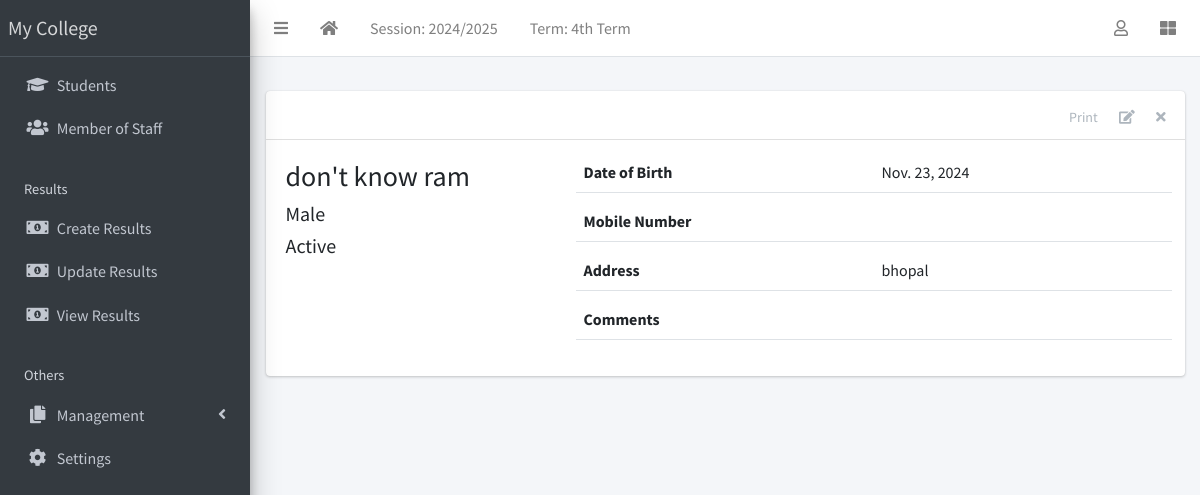
The app's page /staff/2/ with its own data.
### apps/corecode/models.py (models this page shows, shortened)
class AcademicSession(models.Model):
    name = models.CharField(max_length=200, unique=True)
    current = models.BooleanField(default=True)
    class Meta:
        ordering = ["-name"]

class AcademicTerm(models.Model):
    name = models.CharField(max_length=20, unique=True)
    current = models.BooleanField(default=True)
    class Meta:
        ordering = ["name"]

### apps/staffs/models.py (models this page shows, shortened)
class Staff(models.Model):
    STATUS = [("active", "Active"), ("inactive", "Inactive")]
    GENDER = [("male", "Male"), ("female", "Female")]
    current_status = models.CharField(max_length=10, choices=STATUS, default="active")
    surname = models.CharField(max_length=200)
    firstname = models.CharField(max_length=200)
    other_name = models.CharField(max_length=200, blank=True)
    gender = models.CharField(max_length=10, choices=GENDER, default="male")
    date_of_birth = models.DateField(default=timezone.now)
    date_of_admission = models.DateField(default=timezone.now)
    mobile_num_regex = RegexValidator(
        regex="^[0-9]{10,15}$", message="Entered mobile number isn't in a right format!"
    )
    mobile_number = models.CharField(
        validators=[mobile_num_regex], max_length=13, blank=True
    )
    address = models.TextField(blank=True)
    others = models.TextField(blank=True)
    def __str__(self):
        return f"{self.surname} {self.firstname} {self.other_name}"

### apps/staffs/views.py (the view)
# urls.py: path("<int:pk>/", StaffDetailView.as_view(), name="staff-detail"),
class StaffDetailView(DetailView):
    model = Staff
    template_name = "staffs/staff_detail.html"

### apps/corecode/context_processors.py (called while the page is built)
def site_defaults(request):
    current_session = AcademicSession.objects.get(current=True)
    current_term = AcademicTerm.objects.get(current=True)
    vals = SiteConfig.objects.all()
    contexts = {
        "current_session": current_session.name,
        "current_term": current_term.name,
    }
    for val in vals:
        contexts[val.key] = val.value
    return contexts

### apps/staffs/templates/staffs/staff_detail.html (shortened to what this page needs)
{% extends 'base.html' %}
{% block content-header %}
<div class="card-header">
  <div class="card-tools">
    <a href="#" class="btn btn-tool">Print</a>
    <a href="{% url 'staff-update' object.id %}" class="btn btn-tool">
      <i class="fas fa-edit"></i>
    </a>
    <a href="{% url 'staff-delete' object.id %}" class="btn btn-tool">
      <i class="fas fa-times"></i>
    </a>
  </div>
</div>
{% endblock content-header %}
{% block content %}
    <div class="row">
      <div class="col-sm-4">
        <div>
          <h3>{{ object }} </h3>
          <h5>{{ object.get_gender_display }} </h5>
          <h5>{{ object.get_current_status_display }} </h5>
        </div>
      </div>
      <div class="col-sm-8">
        <div>
          <div class="form-group border-bottom row">
            <label class="col">
              Date of Birth
            </label>
            <div class="col">
              {{ object.date_of_birth }}
            </div>
          </div>
          <div class="form-group border-bottom row">
            <label class="col">
               Mobile Number
            </label>
            <div class="col">
            </div>
          </div>
          <div class="form-group border-bottom row">
            <label class="col">
              Address
            </label>
            <div class="col">
              {{ object.address }}
            </div>
          </div>
          <div class="form-group border-bottom row">
            <label class="col">
              Comments
            </label>
            <div class="col">
            </div>
          </div>
        </div>
      </div>
    </div>
{% endblock content %}

### templates/base.html (shortened to what this page needs)
{% load static %}
<!DOCTYPE html>
<html lang="en">
<head>
  <link rel="stylesheet" href="{% static 'plugins/fontawesome-free/css/all.min.css' %}">
  <link rel="stylesheet" href="{% static 'plugins/toastr/toastr.min.css' %}">
  <link rel="stylesheet"
    href="{% static 'plugins/overlayScrollbars/css/OverlayScrollbars.min.css' %}">
  <link rel="stylesheet" href="{% static 'plugins/Datatables/datatables.min.css' %}" />
  <link rel="stylesheet" href="{% static 'dist/css/adminlte.min.css' %}">
</head>
<body
  class="hold-transition sidebar-mini layout-fixed layout-navbar-fixed layout-footer-fixed">
  <div class="wrapper">
    <nav class="main-header navbar navbar-expand navbar-white navbar-light">
      <ul class="navbar-nav">
        <li class="nav-item">
          <a class="nav-link" data-widget="pushmenu" href="#" role="button"><i
              class="fas fa-bars"></i></a>
        </li>
        <li class="nav-item d-none d-sm-inline-block">
          <a href="{% url 'home' %} " class="nav-link"><i class="fa fa-home"></i></a>
        </li>
        <li class="nav-item d-none d-sm-inline-block">
          <a href="{% url 'current-session' %}" class="nav-link">Session: {{ current_session }}</a>
        </li>
        <li class="nav-item d-none d-sm-inline-block">
          <a href="{% url 'current-session' %}" class="nav-link">Term: {{ current_term }}</a>
        </li>
      </ul>
      <ul class="navbar-nav ml-auto">
        <li class="nav-item dropdown">
          <a class="nav-link" data-toggle="dropdown" href="#">
            <i class="far fa-user"></i>
          </a>
        </li>
        <li class="nav-item">
          <a class="nav-link" data-widget="control-sidebar" data-slide="true"
            href="#" role="button"><i class="fas fa-th-large"></i></a>
        </li>
      </ul>
    </nav>
    <aside class="main-sidebar sidebar-dark-primary elevation-4">
      <a href="{% url 'home' %}" class="brand-link">My College</a>
      <div class="sidebar">
        <nav class="mt-2">
          <ul class="nav nav-pills nav-sidebar flex-column"
            data-widget="treeview" role="menu" data-accordion="false">
            <li class="nav-item">
              <a href="{% url 'student-list' %}" class="nav-link">
                <i class="nav-icon fas fa-graduation-cap"></i>
                <p>
                  Students
                </p>
              </a>
            </li>
            <li class="nav-item">
              <a href="{% url 'staff-list' %}" class="nav-link">
                <i class="nav-icon fas fa-users"></i>
                <p>
                  Member of Staff
                </p>
              </a>
            </li>
            <li class="nav-header">Results</li>
            <li class="nav-item">
              <a href="{% url 'create-result' %}" class="nav-link">
                <i class="nav-icon fas fa-money-bill-alt"></i>
                <p>
                  Create Results
                </p>
              </a>
            </li>
            <li class="nav-item">
              <a href="{% url 'edit-results' %}" class="nav-link">
                <i class="nav-icon fas fa-money-bill-alt"></i>
                <p>
                  Update Results
                </p>
              </a>
            </li>
            <li class="nav-item">
              <a href="{% url 'view-results' %}" class="nav-link">
                <i class="nav-icon fas fa-money-bill-alt"></i>
                <p>
                  View Results
                </p>
              </a>
            </li>
            <li class="nav-header">Others</li>
            <li class="nav-item has-treeview">
              <a href="#" class="nav-link">
                <i class="nav-icon fas fa-copy"></i>
                <p>
                  Management
                  <i class="fas fa-angle-left right"></i>
                </p>
              </a>
            </li>
            <li class="nav-item">
              <a href="{% url 'configs' %}" class="nav-link">
                <i class="nav-icon fas fa-cog"></i>
                <p>
                  Settings
                </p>
              </a>
            </li>
          </ul>
        </nav>
      </div>
    </aside>
    <div class="content-wrapper">
      <section class="content-header">
      </section>
      <section class="content">
        <div class="container-fluid">
          <div class="row">
            <div class="col-md-12">
              {% block fullcard %}
              <div class="card">
                {% block content-header %}{% endblock content-header %}
                <div class="card-body">
                  <div class="row">
                    <div class="col">
                      {% block content %}
                      {% endblock content %}
                    </div>
                  </div>
                </div>
              </div>
              {% endblock fullcard %}
            </div>
          </div>
        </div>
      </section>
    </div>
  </div>
</body>
</html>

### records on screen
AcademicSession: name "2024/2025"
AcademicTerm: name "4th Term"
Staff: surname+firstname+other_name "don't know ram", gender "Male", current_status "Active", date_of_birth "Nov. 23, 2024", address "bhopal"
